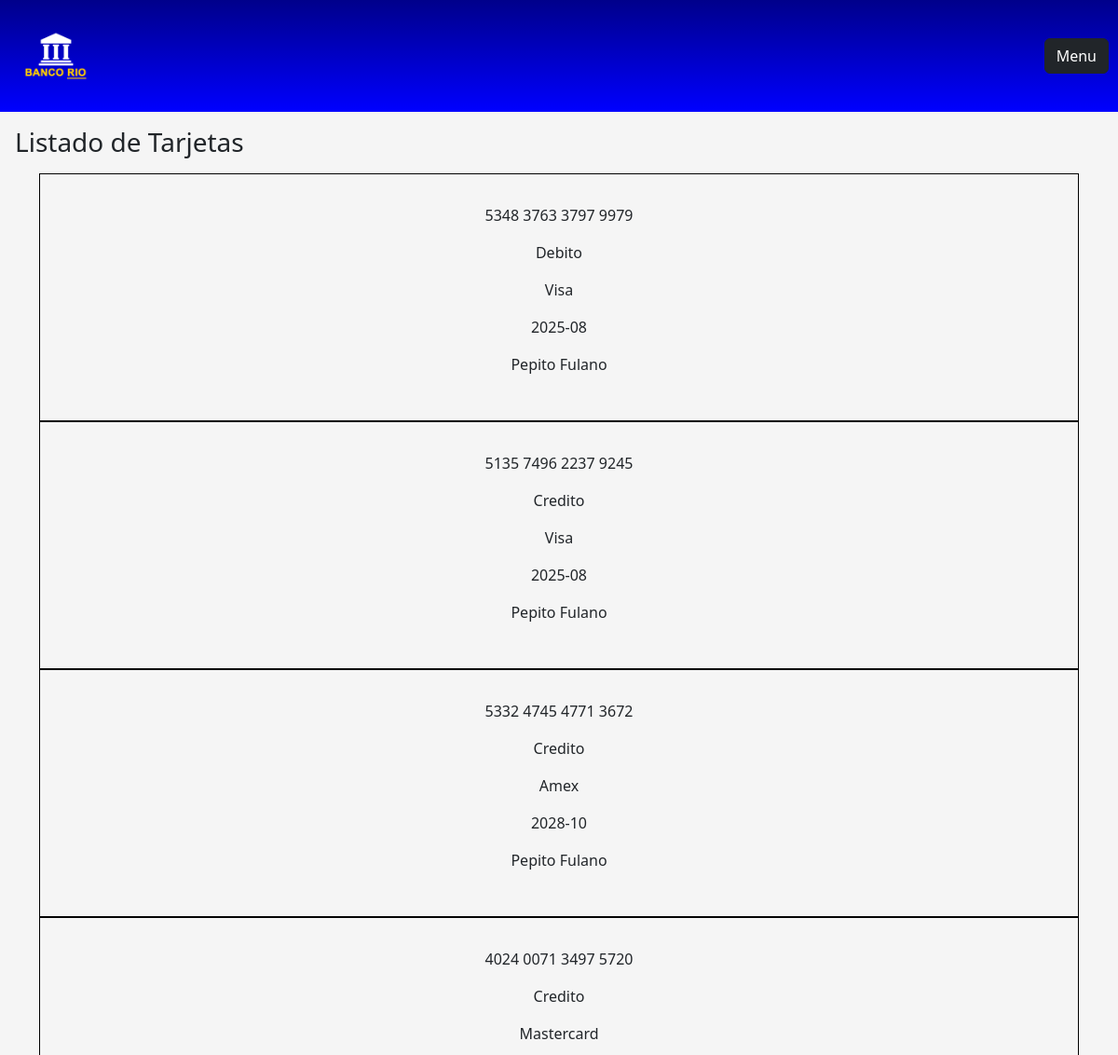
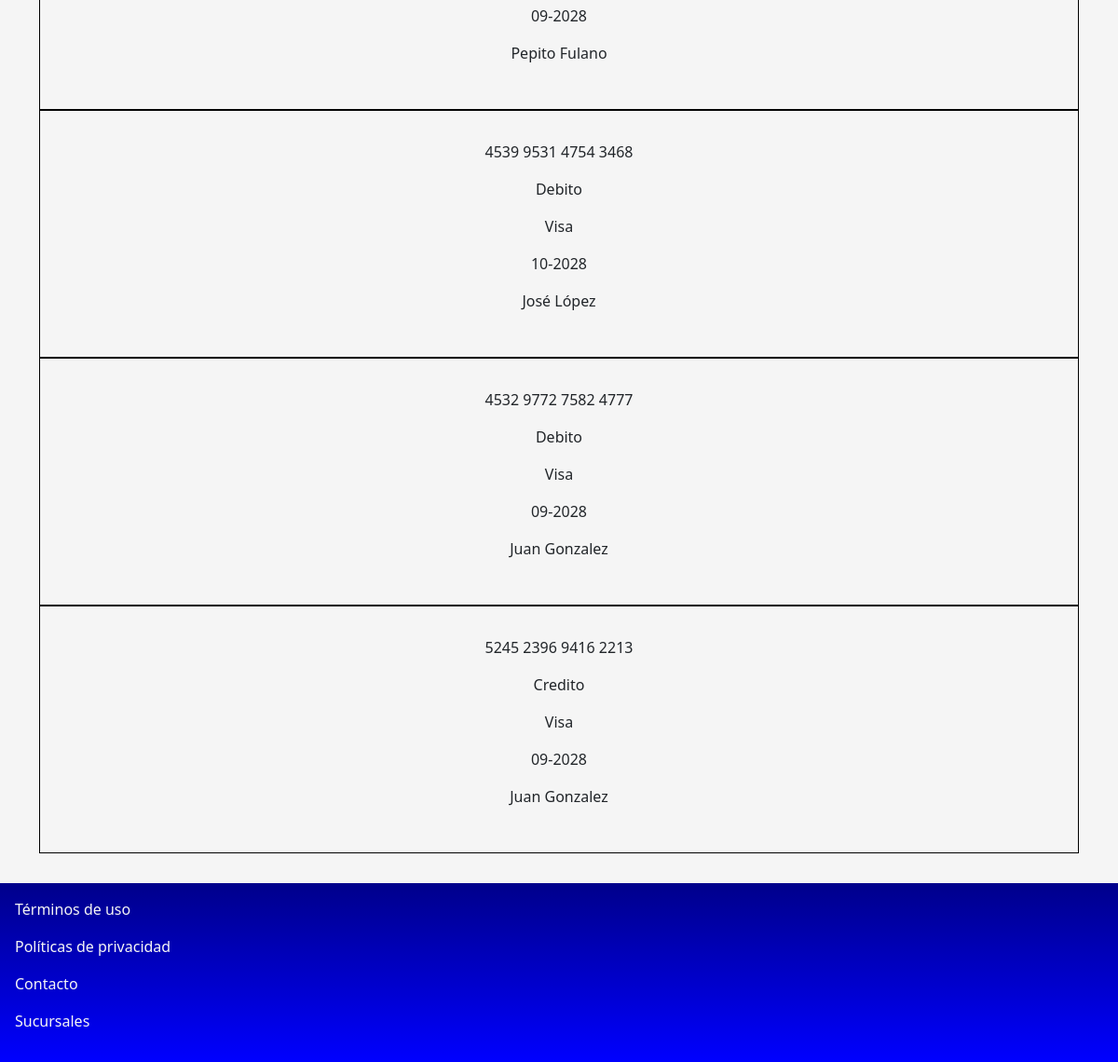
Page /tarjetas/ (signed in) on the committed database (2 pictures, top to bottom).
### Tarjetas/models.py (models this page shows, shortened)
class Tarjeta(models.Model):
    numero = models.CharField(max_length=19)
    cvv = models.IntegerField()
    fecha_otorgamiento = models.CharField(max_length=7)
    fecha_expiracion = models.CharField(max_length=7)
    tipo = models.CharField(max_length=7)
    marca = models.ForeignKey(Marca_Tarjeta, on_delete=models.CASCADE)
    cliente = models.ForeignKey(Cliente, on_delete=models.CASCADE)

class Marca_Tarjeta(models.Model):
    marca = models.CharField(max_length=20)
    def __str__(self):
        return self.marca

### Clientes/models.py (models this page shows)
class Cliente(models.Model):
    name = models.CharField(max_length=100)
    surname = models.CharField(max_length=100)
    dni = models.CharField(max_length=10)
    dob = models.CharField(max_length=100)
    branch = models.ForeignKey(Sucursal, on_delete=models.CASCADE)
    tipo = models.ForeignKey(Tipo_Cliente, on_delete=models.CASCADE)
    usuario = models.OneToOneField(User, on_delete=models.CASCADE, null=True)
    def __str__(self):
        return self.name + " " + self.surname

### Tarjetas/views.py (the view)
# urls.py: path('tarjetas/', vista2.listado, name="tarjetas"),
@login_required
def listado(request):
        tarjetas = Tarjeta.objects.all()
        if request.user.is_superuser == 1:
                return render(request, "Tarjetas/tarjetas.html", {"tarjetas":tarjetas})
        else:
                return render(request, "Clientes/error.html", {"tarjetas":""})

### Inicio/context_processors.py (called while the page is built)
def cliente_processor(request):
    if request.user.is_authenticated or request.user.is_superuser == 1:
        cliente = Cliente.objects.filter(usuario_id__exact=request.user.id).first()
        return{"cliente":cliente}
    else:
        return{"cliente":""}

### Tarjetas/templates/Tarjetas/tarjetas.html (shortened to what this page needs)
{% extends 'Inicio/base.html' %}
{% load static %}
{% block content %}
<section>
    <h3 class="texto"> Listado de Tarjetas </h3>
    <div class=" container">
        {% for tarjeta in tarjetas %}
            <div class="divisor">
                <p> {{ tarjeta.numero}}</p>
                <p> {{ tarjeta.tipo}} </p>
                <p> {{ tarjeta.marca }} </p>
                <p> {{ tarjeta.fecha_expiracion }} </p>
                <p> {{ tarjeta.cliente }} </p>
            </div>
        {% endfor %}
    </div>
</section>
{% endblock %}

### Inicio/static/Inicio/css/style.css (style rules this page uses)
* { font-style: sans-serif; }
body { background-color: #f5f5f5; }
.texto { margin-left: 1rem; margin-top: 1rem; margin-bottom: 1rem; }
.divisor { border: 1px solid black; text-align: center; padding: 2rem; }

### rows in the picture
Tarjeta: numero "5348 3763 3797 9979", tipo "Debito", marca "Visa", fecha_expiracion "2025-08", cliente "Pepito Fulano"
Tarjeta: numero "5135 7496 2237 9245", tipo "Credito", marca "Visa", fecha_expiracion "2025-08", cliente "Pepito Fulano"
Tarjeta: numero "5332 4745 4771 3672", tipo "Credito", marca "Amex", fecha_expiracion "2028-10", cliente "Pepito Fulano"
Tarjeta: numero "4024 0071 3497 5720", tipo "Credito", marca "Mastercard", fecha_expiracion "09-2028", cliente "Pepito Fulano"
Tarjeta: numero "4539 9531 4754 3468", tipo "Debito", marca "Visa", fecha_expiracion "10-2028", cliente "José López"
Tarjeta: numero "4532 9772 7582 4777", tipo "Debito", marca "Visa", fecha_expiracion "09-2028", cliente "Juan Gonzalez"
Tarjeta: numero "5245 2396 9416 2213", tipo "Credito", marca "Visa", fecha_expiracion "09-2028", cliente "Juan Gonzalez"
